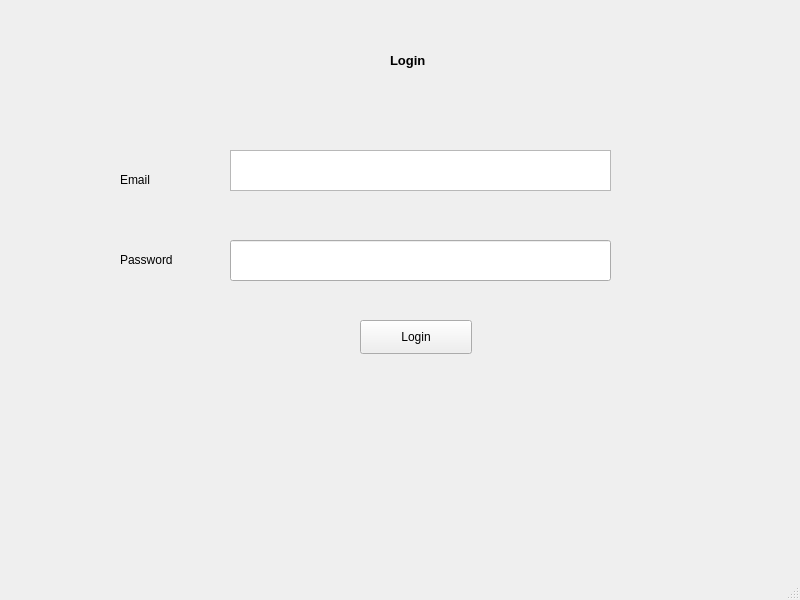
<?xml version="1.0" encoding="UTF-8"?>
<ui version="4.0">
 <class>MainWindow</class>
 <widget class="QMainWindow" name="MainWindow">
  <property name="geometry">
   <rect>
    <x>0</x>
    <y>0</y>
    <width>800</width>
    <height>600</height>
   </rect>
  </property>
  <property name="windowTitle">
   <string>MainWindow</string>
  </property>
  <widget class="QWidget" name="centralwidget">
   <widget class="QLabel" name="label">
    <property name="geometry">
     <rect>
      <x>390</x>
      <y>40</y>
      <width>151</width>
      <height>41</height>
     </rect>
    </property>
    <property name="font">
     <font>
      <pointsize>10</pointsize>
      <weight>75</weight>
      <bold>true</bold>
     </font>
    </property>
    <property name="text">
     <string>Login</string>
    </property>
    <property name="textFormat">
     <enum>Qt::PlainText</enum>
    </property>
   </widget>
   <widget class="QLabel" name="label_2">
    <property name="geometry">
     <rect>
      <x>120</x>
      <y>170</y>
      <width>68</width>
      <height>19</height>
     </rect>
    </property>
    <property name="text">
     <string>Email</string>
    </property>
   </widget>
   <widget class="QLabel" name="label_3">
    <property name="geometry">
     <rect>
      <x>120</x>
      <y>250</y>
      <width>68</width>
      <height>19</height>
     </rect>
    </property>
    <property name="text">
     <string>Password</string>
    </property>
   </widget>
   <widget class="QTextEdit" name="email">
    <property name="geometry">
     <rect>
      <x>230</x>
      <y>150</y>
      <width>381</width>
      <height>41</height>
     </rect>
    </property>
   </widget>
   <widget class="QPushButton" name="btnLogin">
    <property name="geometry">
     <rect>
      <x>360</x>
      <y>320</y>
      <width>112</width>
      <height>34</height>
     </rect>
    </property>
    <property name="text">
     <string>Login</string>
    </property>
   </widget>
   <widget class="QLineEdit" name="lineEdit">
    <property name="geometry">
     <rect>
      <x>230</x>
      <y>240</y>
      <width>381</width>
      <height>41</height>
     </rect>
    </property>
   </widget>
  </widget>
  <widget class="QMenuBar" name="menubar">
   <property name="geometry">
    <rect>
     <x>0</x>
     <y>0</y>
     <width>800</width>
     <height>31</height>
    </rect>
   </property>
  </widget>
  <widget class="QStatusBar" name="statusbar"/>
 </widget>
 <resources/>
 <connections/>
</ui>
